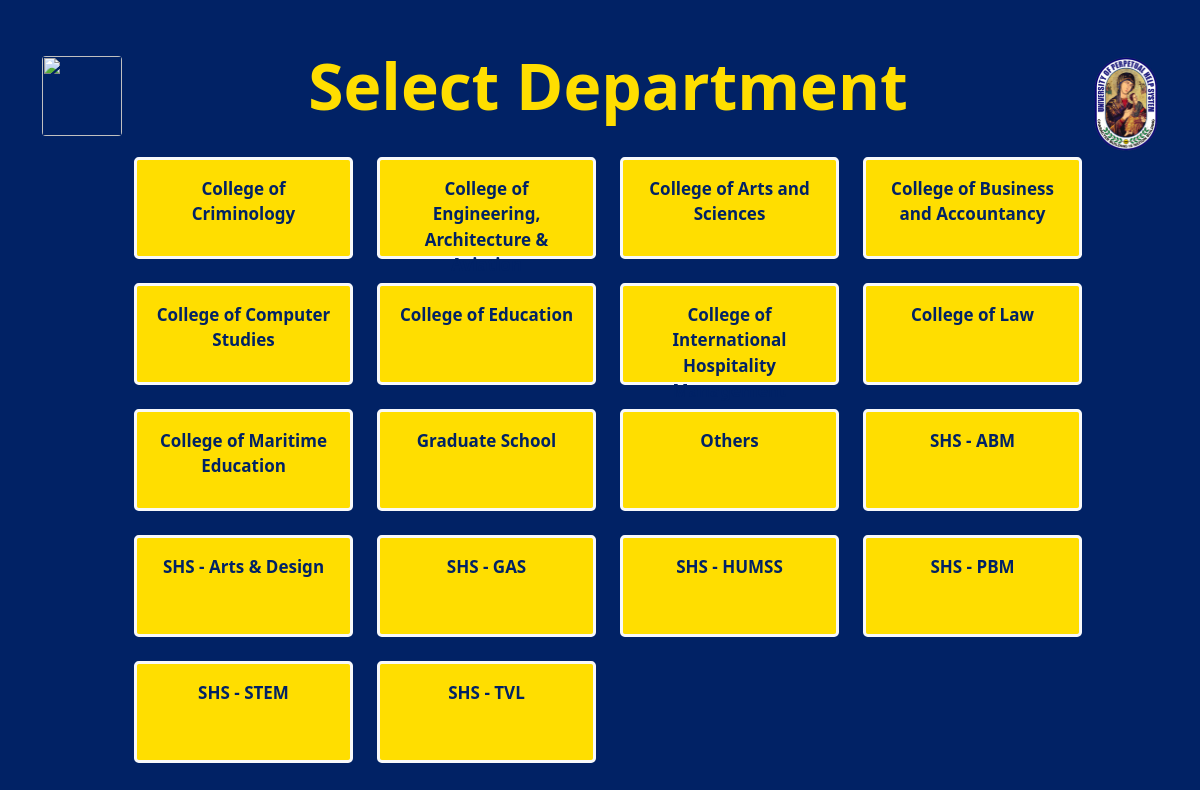
Page /client/CourseSelect.php on the committed database.
### tables this page shows
CREATE TABLE `courselist` (
  `course_id` int(255) NOT NULL,
  `CourseAbbr` varchar(255) NOT NULL,
  `Course` varchar(255) NOT NULL,
  `Evaluator_id` varchar(255) NOT NULL
);

### client/CourseSelect.php (the view, shortened to what this page needs)
<?php
include "../DBConnect.php";
?>
<!DOCTYPE html>
<html lang="en">
<head>
    <link rel="stylesheet" href="../css/bootstrap.min.css">
</head>
<body>
    <div class="container">
<a href="Client-Registration1.php"><img role="button" src="../IMAGES/back-arrow logo.png" class="mt-2 img-fluid img-circle rounded float-start icon-size"></a>
<a><img role="button" src="../IMAGES/UPHSL logo.png" class="mt-2 img-fluid img-circle rounded float-end icon-size1 "></a>
</div>
    <h1 class="lead display-3 text-center fw-bold mt-5">Select Department</h1>
    <?php
                    $result = $conn->query("SELECT course_id, course FROM courselist ORDER BY Course ASC");
                    echo "<div class='row cols-sm-1 cols-md-1 cols-lg-4 g-4 py-4 fw-bold ' style='font-size:17px;'>";
                    while ($row = mysqli_fetch_assoc($result)) {
                        echo "<a style='text-decoration:none;' class='course col-sm-3 d-flex align-items-center' role='button'>";
                        echo "<div style='line-height:1.5;' class='p-3 border border-3 border-light rounded-3 div-design' id=" . $row['course_id'].">".$row['course']."</div>";
                        echo "</a>";
                    }
                    echo " </div>";
    ?>
</body>
</html>

### client/CourseSelect.php (style rules this page uses)
* { text-align:center; }
body { background-color: #012265; }
h1 { color: #FFDE00; }
.div-design { background-color: #FFDE00; color:#012265; height:6em; width:17em; }
.icon-size { height: 5em; width: 5em; }
.icon-size1 { height: 6em; width: 4em; }

### rows in the picture
courselist: Course "College of Criminology"
courselist: Course "College of Engineering, Architecture & Aviation"
courselist: $row['course_id'] 1 (drawn), Course "College of Arts and Sciences"
courselist: Course "College of Business and Accountancy"
courselist: Course "College of Computer Studies"
courselist: Course "College of Education"
courselist: Course "College of International Hospitality Management"
courselist: Course "College of Law"
courselist: Course "College of Maritime Education"
courselist: Course "Graduate School"
courselist: Course "Others"
courselist: Course "SHS - ABM"
courselist: Course "SHS - Arts & Design"
courselist: Course "SHS - GAS"
courselist: Course "SHS - HUMSS"
courselist: Course "SHS - PBM"
courselist: Course "SHS - STEM"
courselist: Course "SHS - TVL"
